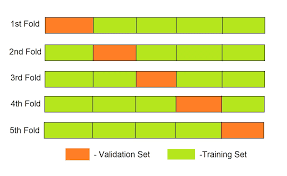
#> input picture Machine Learning/Cross Validation/K Fold CV/images/kfold.png, 287 x 176 px
$ jupyter execute 'k-fold cv.ipynb'
#> lines starting #> are read from the running program, lines starting #| are printed output that depends on the picture
1. [K Fold CV](#k-fold-cv)

#### K Fold CV:
- here, we fold the dataset into K fold and where at each there is K-1 split will belong to the training set and the remaining 1 split will belong as the validation set
- if the K=5, there will 5 split and 5 folds
    - each split will have 5 folds
    - Eg: 1st split will consist of the 1 fold being the validation set and remaining split being training set

[cell 1]
from PIL import Image
from IPython.display import display

img = Image.open('images/kfold.png')
#> img is the input picture: PIL image 287x176 P; mean R, G, B 227.1, 231.1, 170.6
new_image = img.resize((400, 200))
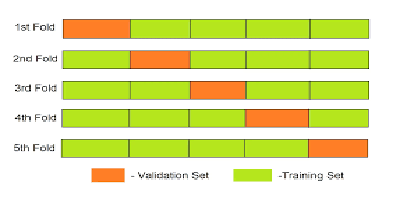
#> new_image: PIL image 400x200 P; mean R, G, B 227.6, 231.6, 170.8
display(new_image)

[cell 2]
import numpy as np
from sklearn.model_selection import KFold
X = np.array([[1, 2], [3, 4], [1, 2], [3, 4]])
y = np.array([1, 2, 3, 4])
kf = KFold(n_splits=2)
kf.get_n_splits(X)
print(kf)
for i, (train_index, test_index) in enumerate(kf.split(X)):
    print(f"Fold {i}:")
    print(f"  Train: index={train_index}, group {X[train_index]}")
    print(f"  Test:  index={test_index}, group {X[test_index]}")
